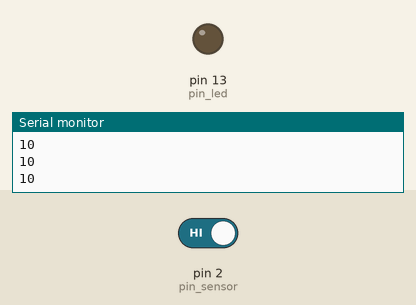
Bench run of a sketch on a simulated Arduino Uno, built with avr-gcc and run on an emulated ATmega328P. On the bench: output pins drawn as LEDs (lit = HIGH), the last lines printed to the serial monitor. The inputs (shaded band) are chosen by the test bench; at power-on: pin 2 (pin_sensor) HIGH.

Above: at 1.2 s.
1.3 s: pin 2 (pin_sensor) driven LOW
At 1.8 s:
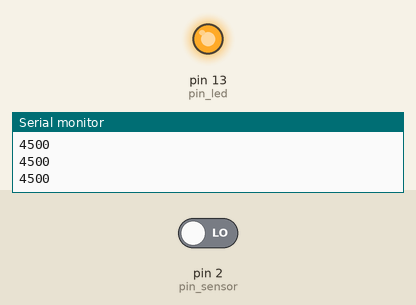
2.8 s: pin 2 (pin_sensor) driven HIGH
At 3.5 s:
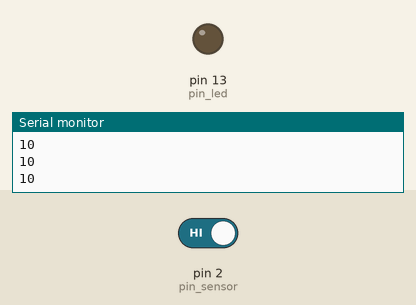
Timing chart, 0 to 5.8 s (numbered marks = the images above; inputs shaded):
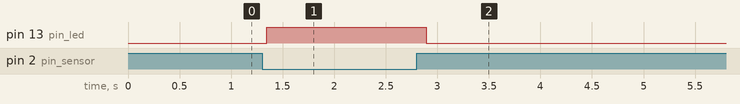

The sketch:

CapacitiveSensorExample1.ino
```cpp
#include <CapacitiveSensor.h>

/*
  CapacitiveSensorExample 1
  (C) 2015 Richel Bilderbeek

  aangepast van onderstaand:
*/
/*
 * CapitiveSense Library Demo Sketch
 * Paul Badger 2008
 * Uses a high value resistor e.g. 10M between send pin and receive pin
 * Resistor effects sensitivity, experiment with values, 50K - 50M. Larger resistor values yield larger sensor values.
 * Receive pin is the sensor pin - try different amounts of foil/metal on this pin
 */

/*
  2                             4
  |  +--------+     +--------+  |
  +--+ R1     +--+--+ R2     +--+
     +--------+  |  +--------+
                 X


  2: Arduino pin 2, de sensor pin
  4: Arduino pin 4, de hulp pin
  R1: weerstand van duizend Ohm (bruin-zwart-rood-goud)
  R2: weerstand van minstens een miljoen Ohm (bruin-zwart-groen-goud)
  X: Hier kun je de draad aanraken

*/

const int pin_sensor = 2;
const int pin_hulp   = 4;
const int pin_led    = 13;

CapacitiveSensor mijn_cap_sensor = CapacitiveSensor(pin_hulp,pin_sensor);

void setup()
{
  pinMode(pin_led,OUTPUT);
  Serial.begin(9600);
}

void loop()
{
  //Hoe hoger 'samples', hoe nauwkeuriger de sensor meet
  const int samples = 30;

  //Meet de waarde van de sensor
  const int waarde = mijn_cap_sensor.capacitiveSensor(samples);

  //Laat de waarde zien in de Serial Monitor
  Serial.println(waarde);

  //De drempelwaarde bepaalt wanneer het programma denkt dat je de sensor aanraakt
  // - te laag: dan zal het programma vaker denken dat je de sensor aanraakt, terwijl je dat niet doet
  // - te hoog: dan zal het programma minder vaak denken dat je de sensor aanraakt, terwijl je dat wel doet
  const int drempelwaarde = 100;

  //Als je de sensor aanraakt, gaat het LEDje op pin 'pin_led' branden
  digitalWrite(pin_led,waarde >= drempelwaarde ? HIGH : LOW);

  delay(100);
}
```

Measured:
- after the input at 1.3 s, pin 13 (pin_led): LOW → HIGH at once
- after the input at 2.8 s, pin 13 (pin_led): HIGH → LOW after 0.09 s
